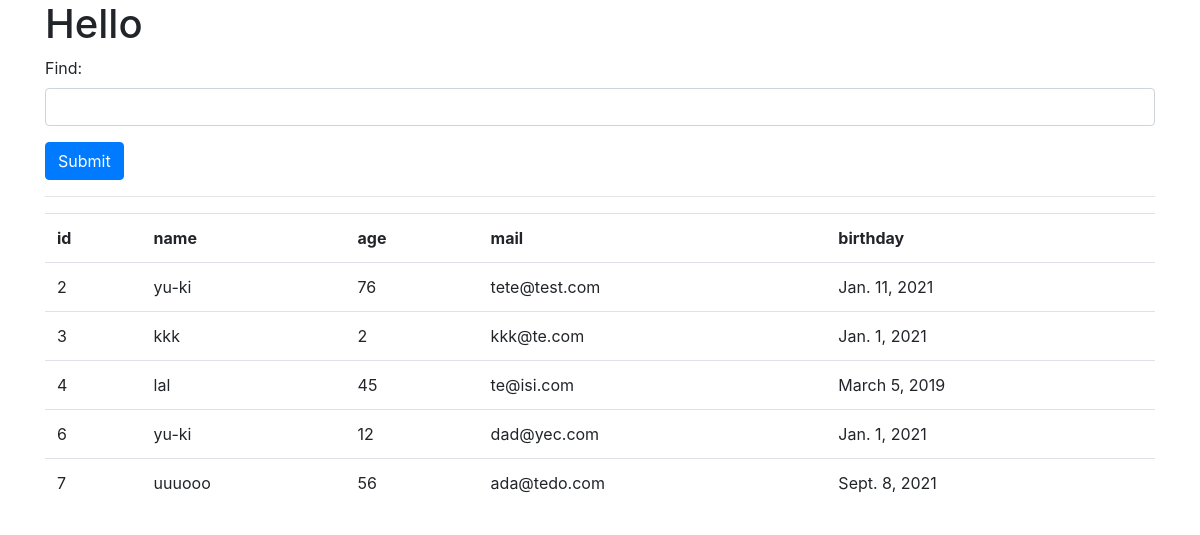
/hello/find, run on the app's committed database.
### hello/models.py (models this page shows, shortened)
class Friend(models.Model):
  name = models.CharField(max_length=100)
  mail = models.EmailField(max_length=200)
  gender = models.BooleanField()
  age = models.IntegerField(validators=[MinValueValidator(0), MaxValueValidator(150)])
  birthday = models.DateField()

### hello/views.py (the view)
# urls.py: path('find', views.find, name='find'),
def find(request):
  if(request.method=='POST'):
    msg = request.POST['find']
    form = FindForm(request.POST)
    sql = 'select * from hello_friend'
    if(msg != ''):
      sql += ' where ' + msg
    data = Friend.objects.raw(sql)
    msg = sql
  else:
    msg = 'search words...'
    form = FindForm()
    data = Friend.objects.all()
  params = {
    'title': 'Hello',
    'message': msg,
    'form': form,
    'data': data,
  }
  return render(request, 'hello/find.html', params)

### hello/forms.py
class FindForm(forms.Form):
  find = forms.CharField(label='Find', required=False, widget=forms.TextInput(attrs={'class': 'form-control'}))

### hello/templates/hello/find.html (shortened to what this page needs)
{% load static %}
<!DOCTYPE html>
<html lang="ja">
<head>
  <link rel="stylesheet" href="https://stackpath.bootstrapcdn.com/bootstrap/4.4.1/css/bootstrap.min.css">
</head>
<body class="container">
  <h1>{{title}}</h1>
  <form action="{% url 'find' %}" method="post">
    {{form.as_p}}
    <tr>
      <td><input type="submit" class="btn btn-primary"></td>
    </tr>
  </form>
  <hr>
  <table class="table">
    <tr>
      <th>id</th>
      <th>name</th>
      <th>age</th>
      <th>mail</th>
      <th>birthday</th>
    </tr>
    {% for item in data %}
    <tr>
      <td>{{item.id}}</td>
      <td>{{item.name}}</td>
      <td>{{item.age}}</td>
      <td>{{item.mail}}</td>
      <td>{{item.birthday}}</td>
    </tr>
    {% endfor %}
  </table>
</body>
</html>

### data on the page
Friend: id "2", name "yu-ki", age "76", mail "tete@test.com", birthday "Jan. 11, 2021"
Friend: id "3", name "kkk", age "2", mail "kkk@te.com", birthday "Jan. 1, 2021"
Friend: id "4", name "lal", age "45", mail "te@isi.com", birthday "March 5, 2019"
Friend: id "6", name "yu-ki", age "12", mail "dad@yec.com", birthday "Jan. 1, 2021"
Friend: id "7", name "uuuooo", age "56", mail "ada@tedo.com", birthday "Sept. 8, 2021"

### other printed values
{{ title }} "Hello"
